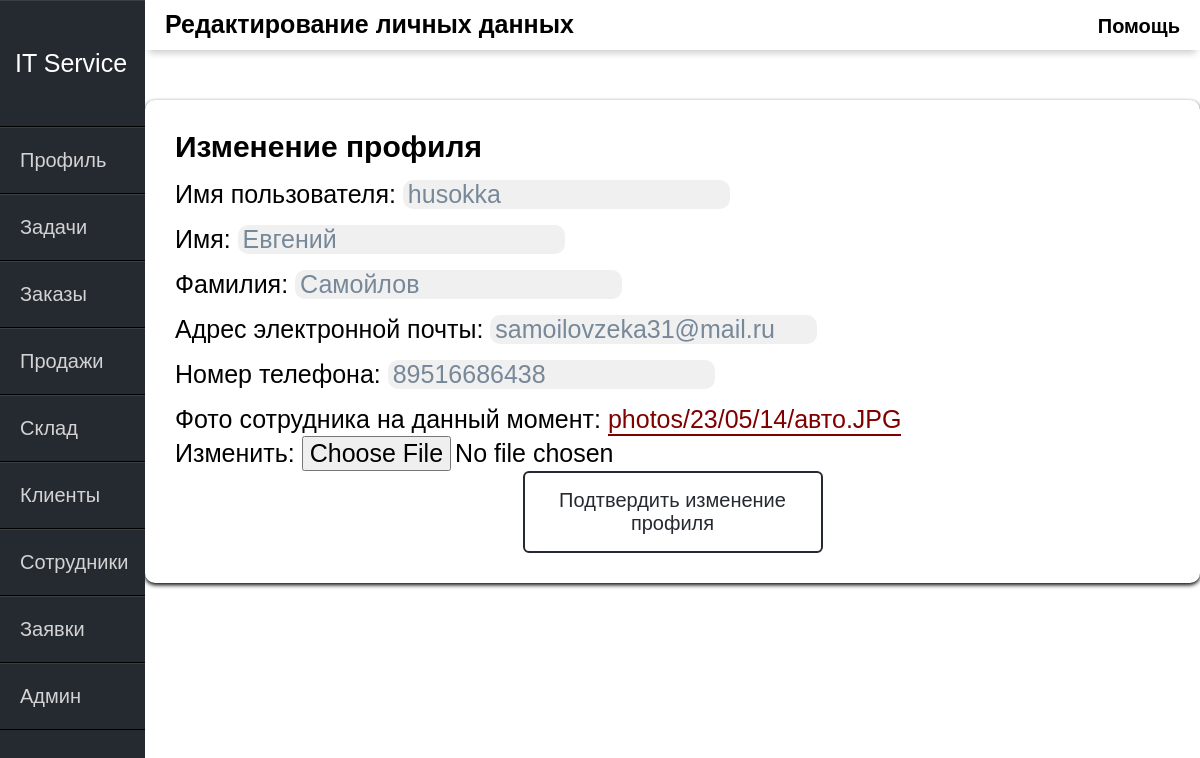
Before: /profile-edit/ (signed in) with the older database file.
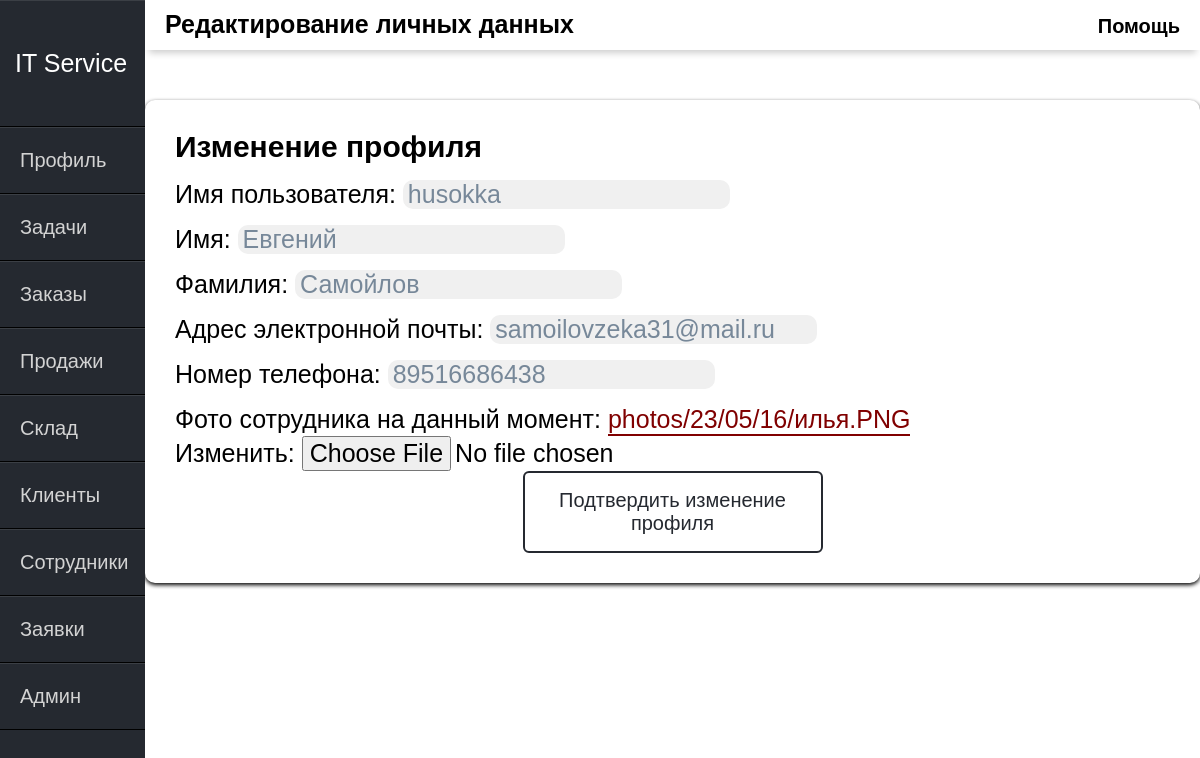
After: the same page with the newer database file.
### itservice/models.py (models this page shows)
class users(AbstractUser):
    Type = (
        ('Администратор', 'Администратор'),
        ('Техник', 'Техник'),
        ('Программист', 'Программист'),
        ('Менеджер', 'Менеджер')
    )
    user_phone = models.CharField(max_length=40, verbose_name="Номер телефона")
    user_note = models.CharField(max_length=50, verbose_name="Примечание")
    user_time = models.DateField(default=date.today, verbose_name="Дата начала работы")
    user_photo = models.ImageField(upload_to="photos/%y/%m/%d/", verbose_name="Фото сотрудника")
    user_role = models.CharField(max_length=50, choices=Type, default='Программист', verbose_name="Должность")

### itservice/views.py (the view, shortened to what this page needs)
# urls.py: path('profile-edit/', ProfileUpdateView.as_view(), name="profile-edit"),
class ProfileUpdateView(UpdateView):
    model = users
    form_class = ProfileUpdateForm
    template_name = 'itservice/profile_edit.html'
    def get_object(self, queryset=None):
        return self.request.user
    def get_context_data(self, **kwargs):
        context = super().get_context_data(**kwargs)
        if self.request.POST:
            context['user_form'] = ProfileFrom(self.request.POST, instance=self.request.user)
        else:
            context['user_form'] = ProfileFrom(instance=self.request.user)
        return context

### itservice/forms.py
class ProfileUpdateForm(forms.ModelForm):
    class Meta:
        model = users
        fields = ['username', 'first_name', 'last_name', 'email',
                  'user_phone', 'user_photo']
    def __init__(self, *args, **kwargs):
        super().__init__(*args, **kwargs)
        for field in self.fields:
            self.fields[field].widget.attrs.update({
                'class': 'form-control',
                'autocomplete': 'off'
            })

class ProfileFrom(forms.ModelForm):
    class Meta:
        model = users
        fields = ['username', 'first_name', 'last_name', 'email',
                  'user_phone', 'user_photo']

### itservice/templates/itservice/profile_edit.html (shortened to what this page needs)
{% extends 'itservice/main.html' %}
{% block content %}
<div class="header-name">
   Редактирование личных данных
</div>
 <div class="help">
    <span class="tooltip" data-title="Это ваш профиль.
    Здесь вы можете отредактировать личную информацию.">Помощь</span>
 </div>
{% endblock %}
{% block content1 %}
<div class="profile">
         <div class="profile-title">Изменение профиля</div>
      <form method="post" enctype="multipart/form-data">
          <p>
              <label for="id_username">Имя пользователя:</label>
              <input class="input" type="text" name="username" value="{{user.username}}"
                     maxlength="150" required="" id="id_username">
          </p>
          <p>
              <label for="id_first_name">Имя:</label>
              <input class="input" type="text" name="first_name" value="{{user.first_name}}" maxlength="150" id="id_first_name">
          </p>
          <p>
              <label for="id_last_name">Фамилия:</label>
              <input class="input" type="text" name="last_name" value="{{user.last_name}}" maxlength="150" id="id_last_name">
          </p>
          <p>
              <label for="id_email">Адрес электронной почты:</label>
              <input class="input" type="email" name="email" value="{{user.email}}" maxlength="254" id="id_email">
          </p>
          <p>
              <label for="id_user_phone">Номер телефона:</label>
              <input class="input" type="text" name="user_phone" value="{{user.user_phone}}" maxlength="40" required="" id="id_user_phone">
          </p>
          <p>
              <label for="id_user_photo">Фото сотрудника на данный момент:</label>
              <a class="photo_url" href="/media/{{user.user_photo}}">{{user.user_photo}}</a><br>
              Изменить:
              <input  type="file" name="user_photo" accept="image/*" id="id_user_photo">
          </p>
         <button type="submit" class="btn">Подтвердить изменение профиля</button>
      </form>
</div>
{% endblock %}

Changed rows visible on the page:
changed users "husokka": user_photo "photos/23/05/14/авто.JPG" → "photos/23/05/16/илья.PNG"
